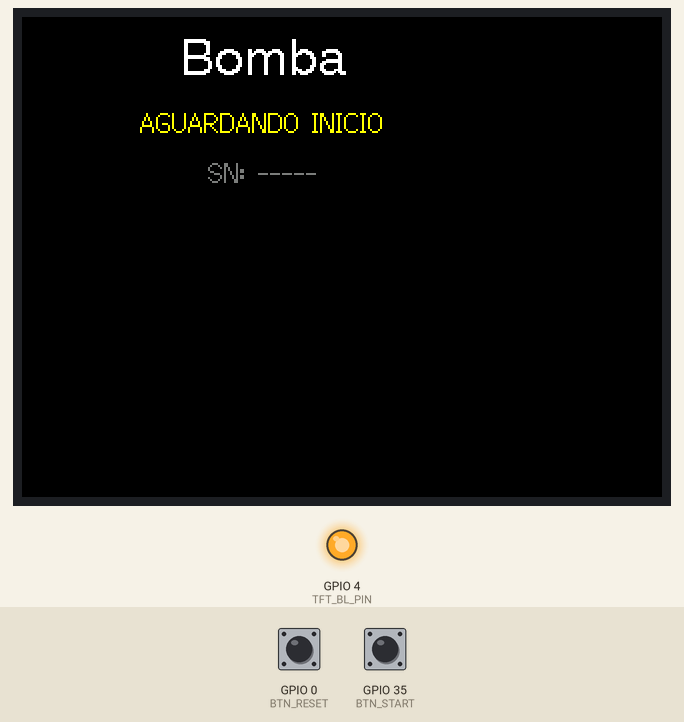
Recording of a sketch running on a simulated ESP32. Parts: 320×240 colour display, output pins drawn as LEDs (lit = HIGH). Inputs (shaded band) come from the test bench; at power-on: GPIO 35 (BTN_START) HIGH, GPIO 0 (BTN_RESET) HIGH. WiFi joins after 1.5 s; servers stay silent unless stated; random numbers use the default seed unless the sketch sets one; no MQTT or app messages arrive unless stated; what the sketch prints to the serial monitor is not drawn.

Above: at 3.1 s.
3.2 s: GPIO 35 (BTN_START) pulled LOW for 0.15 s
At 5.0 s:
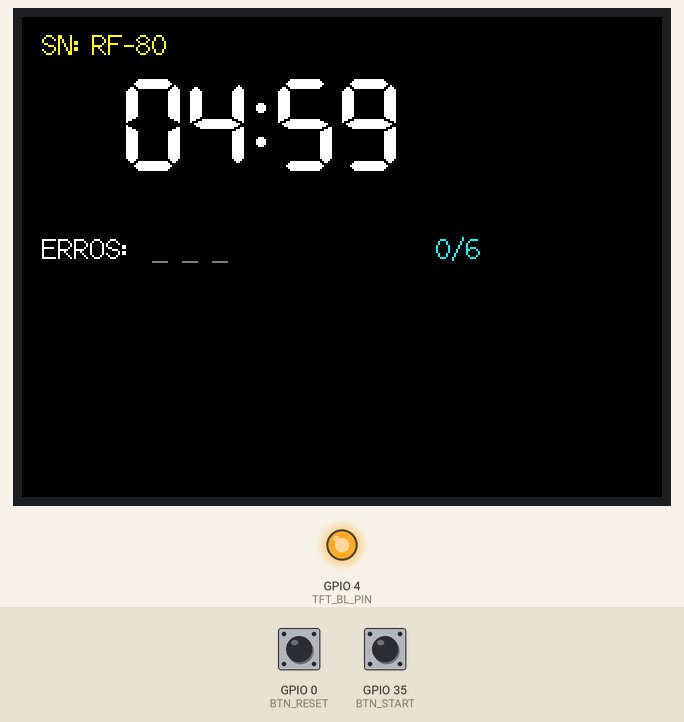
6.3 s: GPIO 0 (BTN_RESET) pulled LOW for 0.15 s
At 7.5 s:
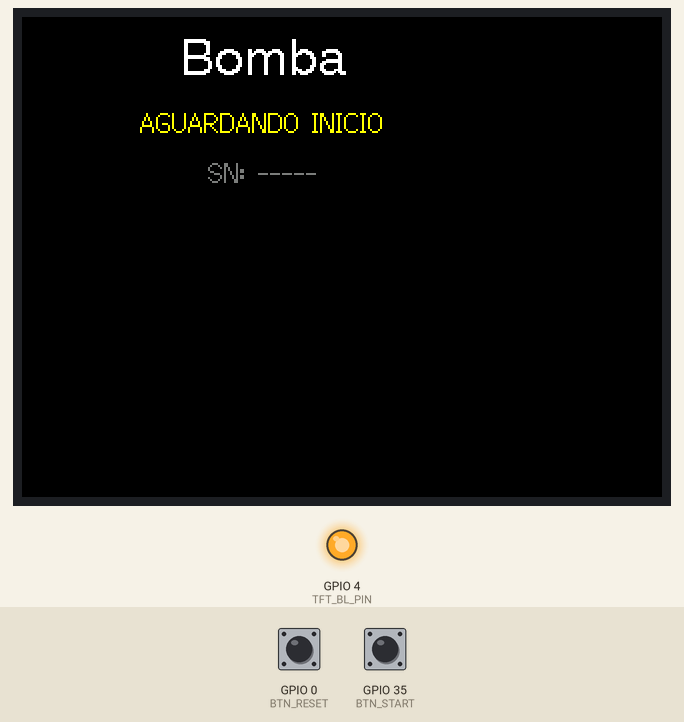
7.9 s: GPIO 35 (BTN_START) pulled LOW for 1 s
At 11.7 s:
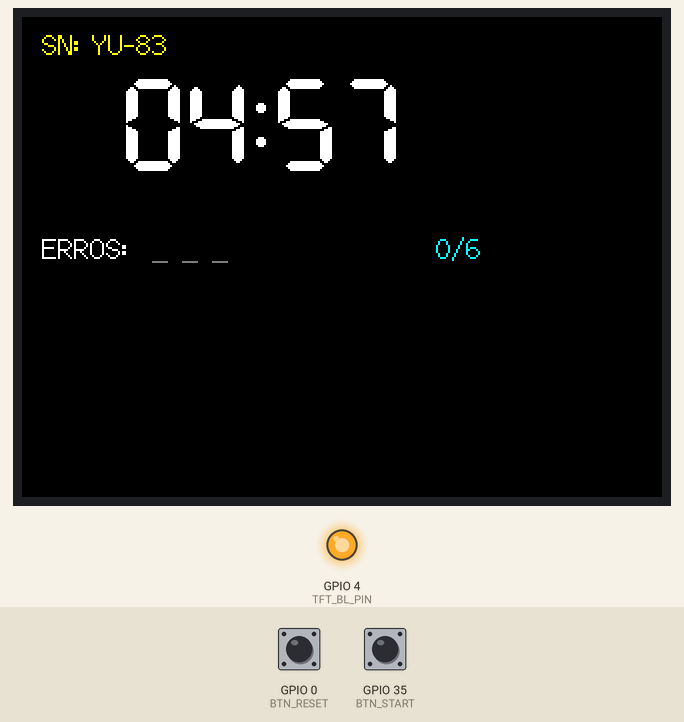
11.9 s: GPIO 0 (BTN_RESET) pulled LOW for 1 s
At 13.0 s:
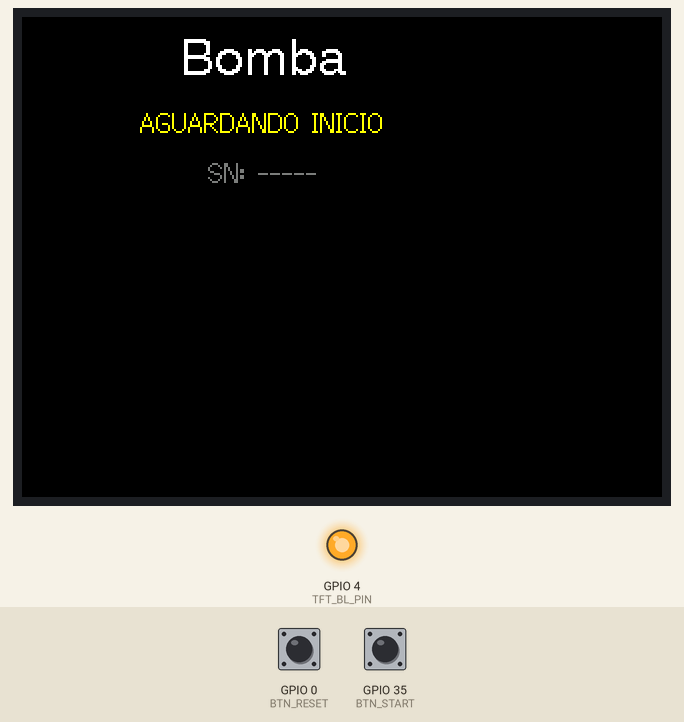
14.4 s: GPIO 35 (BTN_START) pulled LOW for 0.15 s
At 16.2 s:
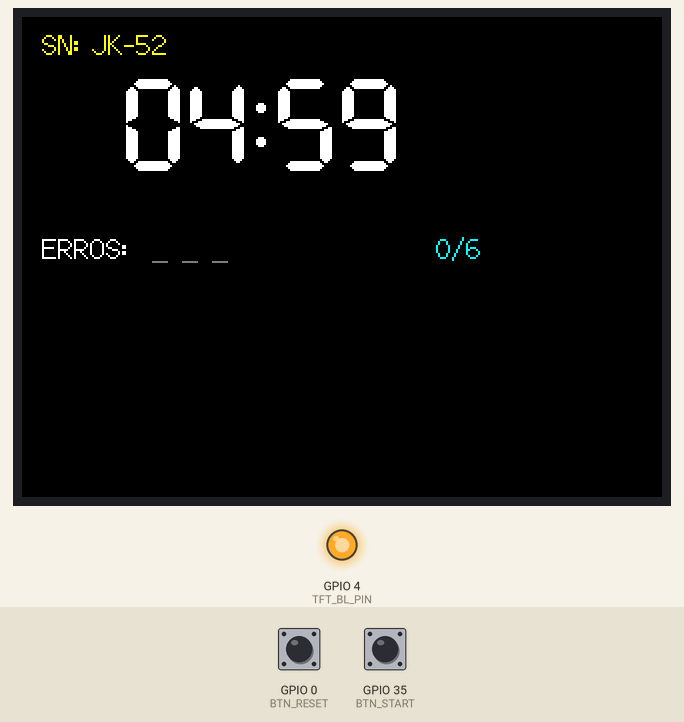
17.5 s: GPIO 0 (BTN_RESET) pulled LOW for 3.2 s
At 18.4 s:
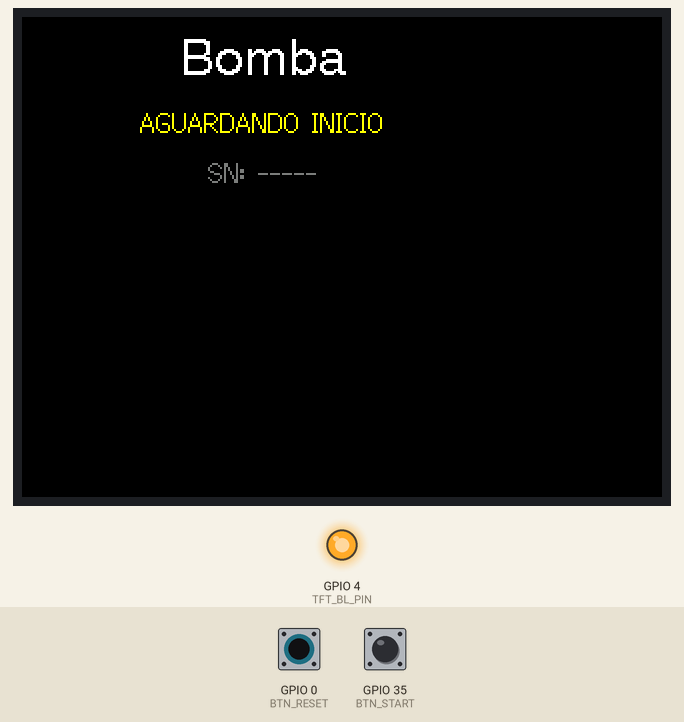
Timing chart, 0 to 20.5 s (numbered marks = the images above; inputs shaded):
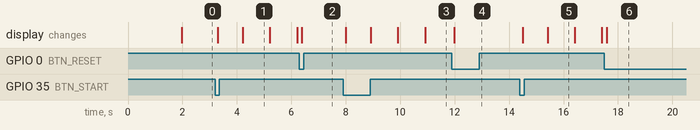

The sketch:

bomba.ino
```cpp
#include <WiFi.h>
#include <PubSubClient.h>
#include <TFT_eSPI.h>
#include <SPI.h>

constexpr char* WIFI_SSID {"POCOF5_7877"};
constexpr char* WIFI_PASS {"12345678"};
constexpr char* MQTT_BROKER {"10.186.162.138"};

// constexpr char* WIFI_SSID {"iot2026"};
// constexpr char* WIFI_PASS {"Senhab0@"};
// constexpr char* MQTT_BROKER {"10.150.207.154"};

constexpr int MQTT_PORT {1883};

constexpr int TEMPO_TOTAL {300}; // 5 minutos
constexpr int MAX_ERROS {3};
constexpr int NUM_MODULOS {6}; // 6 modulos

#define BTN_START 35
#define BTN_RESET 0
#define TFT_BL_PIN 4

enum GameState {NONE, LOBBY, RUNNING, VICTORY, DEFEAT};
GameState state{NONE};

int tempoFaltante{TEMPO_TOTAL};
int erros{};
int acertos{};
bool solvedModules[NUM_MODULOS + 2]{};
char bombSerial[6] = "-----";

unsigned long lastTick{};

WiFiClient espClient;
PubSubClient mqttClient(espClient);
TFT_eSPI tft = TFT_eSPI();

void
drawLobby(void)
{
  tft.fillScreen(TFT_BLACK);

  tft.setTextColor(TFT_WHITE, TFT_BLACK);
  tft.drawCentreString("Bomba", 120, 10, 4);

  tft.setTextColor(TFT_YELLOW, TFT_BLACK);
  tft.drawCentreString("AGUARDANDO INICIO", 120, 45, 2);

  tft.setTextColor(TFT_DARKGREY, TFT_BLACK);
  tft.drawCentreString("SN: -----", 120, 70, 2);
}

void
drawRunning(void)
{
  tft.fillScreen(TFT_BLACK);

  tft.setTextColor(TFT_YELLOW, TFT_BLACK);
  tft.setCursor(10, 6, 2);
  tft.printf("SN: %s", bombSerial);

  tft.setTextColor(TFT_WHITE, TFT_BLACK);
  tft.drawString("ERROS:", 10, 108, 2);
}

void
updateRunningData(void)
{
  int min{tempoFaltante / 60};
  int seg{tempoFaltante % 60};

  char bufTempo[10];
  snprintf(bufTempo, sizeof(bufTempo), "%02d:%02d", min, seg);

  tft.setTextColor(tempoFaltante <= 60 ? TFT_RED : TFT_WHITE, TFT_BLACK);
  tft.drawCentreString(bufTempo, 120, 30, 7);

  tft.setCursor(65, 108, 2);
  for (int i = 0; i < MAX_ERROS; i++) {
    if (i < erros) {
      tft.setTextColor(TFT_RED, TFT_BLACK);
      tft.print("X ");
    } else {
      tft.setTextColor(TFT_DARKGREY, TFT_BLACK);
      tft.print("_ ");
    }
  }

  char bufProg[10];
  snprintf(bufProg, sizeof(bufProg), "%d/%d", acertos, NUM_MODULOS);
  tft.setTextColor(TFT_CYAN, TFT_BLACK);
  tft.drawRightString(bufProg, 230, 108, 2);
}

void
drawFinish(bool vitoria)
{
  if (vitoria) {
    tft.fillScreen(TFT_DARKGREEN);
    tft.setTextColor(TFT_WHITE, TFT_DARKGREEN);
    tft.drawCentreString("DESARMADA!", 120, 20, 4);
    tft.drawCentreString("VITORIA GERAL", 120, 60, 4);
    tft.setTextColor(TFT_LIGHTGREY, TFT_DARKGREEN);
    tft.drawCentreString("Pressione GPIO 0 p/ Reset", 120, 105, 2);
  } else {
    tft.fillScreen(TFT_RED);
    tft.setTextColor(TFT_WHITE, TFT_RED);
    tft.drawCentreString("BOOM!", 120, 15, 6);
    tft.drawCentreString("BOMBA DETONADA", 120, 70, 4);
    tft.setTextColor(TFT_BLACK, TFT_RED);
    tft.drawCentreString("Pressione GPIO 0 p/ Reset", 120, 110, 2);
  }
}

void
generateSerial(void)
{
  bombSerial[0] = 'A' + random(26);
  bombSerial[1] = 'A' + random(26);
  bombSerial[2] = '-';
  bombSerial[3] = '0' + random(10);
  bombSerial[4] = '0' + random(10);
  bombSerial[5] = '\0';
}

void
changeState(GameState newState)
{
  if (newState == state) return;

  state = newState;

  if (state == LOBBY) {
    tempoFaltante = TEMPO_TOTAL;
    erros = 0;
    acertos = 0;
    memset(solvedModules, 0, sizeof(solvedModules));
    strcpy(bombSerial, "-----");

    mqttClient.publish("jogo/serial", bombSerial, true);
    mqttClient.publish("jogo/estado", "RESET", true);
    drawLobby();
  } else if (state == RUNNING) {
    tempoFaltante = TEMPO_TOTAL;
    erros = 0;
    acertos = 0;
    memset(solvedModules, 0, sizeof(solvedModules));
    lastTick = millis();

    generateSerial();
    mqttClient.publish("jogo/serial", bombSerial, true);
    mqttClient.publish("jogo/estado", "START", true);

    char buf[8];
    itoa(tempoFaltante, buf, 10);
    mqttClient.publish("jogo/tempo", buf, false);

    drawRunning();
    updateRunningData();
  } else if (state == VICTORY) {
    mqttClient.publish("jogo/estado", "VICTORY", true);
    drawFinish(1);
  } else if (state == DEFEAT) {
    mqttClient.publish("jogo/estado", "DEFEAT", true);
    drawFinish(0);
  }
}

void
callbackMqtt(char* topic, byte* payload, unsigned int length)
{
  char msg[length+1];
  memcpy(msg, payload, length);
  msg[length] = '\0';

  if (state != RUNNING) return;

  int modId = 0;
  if (sscanf(topic, "jogo/modulo/%d/evento", &modId) != 1) return;

  if (modId < 2 || modId > 7) return;

  if (solvedModules[modId]) {
    return;
  }

  if (strcmp(msg, "SOLVED") == 0) {
    acertos++;
    updateRunningData();
    solvedModules[modId] = 1;

    if (acertos >= NUM_MODULOS) {
      changeState(VICTORY);
    }
  } else if (strcmp(msg, "ERROR") == 0) {
    erros++;
    updateRunningData();

    if (erros >= MAX_ERROS) {
      changeState(DEFEAT);
    }
  }
}

void
connectWifi(void)
{
  WiFi.begin(WIFI_SSID, WIFI_PASS);
  while (WiFi.status() != WL_CONNECTED) {
    Serial.println("Conectando wifi...");
    delay(200);
  }
  Serial.println("Conectado ao wifi");
}

void
connectMQTT(void)
{
  while (!mqttClient.connected()) {
    if (mqttClient.connect("bomba")) {
      mqttClient.subscribe("jogo/modulo/+/evento");
    } else {
      delay(1000);
    }
  }
  Serial.println("Conectado ao broker");
}

void
setup(void)
{
  Serial.begin(9600);
  pinMode(BTN_START, INPUT);
  pinMode(BTN_RESET, INPUT_PULLUP);

  pinMode(TFT_BL_PIN, OUTPUT);
  digitalWrite(TFT_BL_PIN, HIGH);

  tft.init();
  tft.setRotation(1);
  tft.fillScreen(TFT_WHITE);

  randomSeed(esp_random());

  connectWifi();

  mqttClient.setServer(MQTT_BROKER, MQTT_PORT);
  mqttClient.setCallback(callbackMqtt);
  connectMQTT();

  changeState(LOBBY);
}

void
loop(void)
{
  if (!mqttClient.connected()) {
    connectMQTT();
  }
  mqttClient.loop();

  if (digitalRead(BTN_START) == LOW) {
    if (state == LOBBY) {
      changeState(RUNNING);
      delay(300);
    }
  }

  if (digitalRead(BTN_RESET) == LOW) {
    changeState(LOBBY);
    delay(300);
  }

  if (state == RUNNING) {
    if (millis() - lastTick >= 1000) {
      lastTick = millis();
      tempoFaltante--;

      char bufTempo[8];
      itoa(tempoFaltante, bufTempo, 10);
      mqttClient.publish("jogo/tempo", bufTempo, false);

      updateRunningData();

      if (tempoFaltante <= 0) {
        changeState(DEFEAT);
      }
    }
  }
}
```

Measured:
- after the input at 3.2 s, the display: first changes after 0.10 s (image 1 shows a later state)
- after the input at 7.9 s, the display: first changes after 0.09 s (image 3 shows a later state)
- after the input at 14.4 s, the display: first changes after 0.09 s (image 5 shows a later state)
- what the display in image 1 shows lasts 1.0 s, from 4.2 s to 5.2 s
